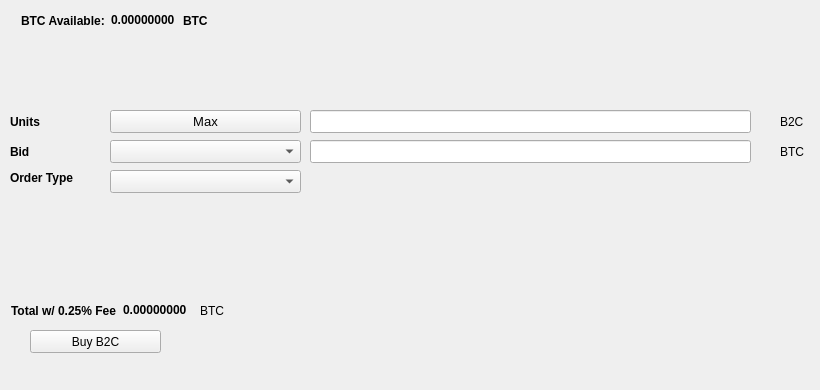
   <widget class="QWidget" name="BuyTab">
    <attribute name="title">
     <string>Buy</string>
    </attribute>
    <widget class="QPushButton" name="BuyB2C">
     <property name="geometry">
      <rect>
       <x>30</x>
       <y>330</y>
       <width>131</width>
       <height>23</height>
      </rect>
     </property>
     <property name="text">
      <string>Buy B2C</string>
     </property>
     <property name="icon">
      <iconset resource="../blackbearcoin.qrc">
       <normaloff>:/icons/bitcoin</normaloff>:/icons/bitcoin</iconset>
     </property>
    </widget>
    <widget class="QLabel" name="label_3">
     <property name="geometry">
      <rect>
       <x>10</x>
       <y>110</y>
       <width>46</width>
       <height>23</height>
      </rect>
     </property>
     <property name="font">
      <font>
       <weight>75</weight>
       <bold>true</bold>
      </font>
     </property>
     <property name="text">
      <string>Units</string>
     </property>
    </widget>
    <widget class="QLineEdit" name="UnitsInput">
     <property name="geometry">
      <rect>
       <x>310</x>
       <y>110</y>
       <width>441</width>
       <height>23</height>
      </rect>
     </property>
     <property name="font">
      <font>
       <pointsize>9</pointsize>
       <weight>75</weight>
       <bold>true</bold>
      </font>
     </property>
    </widget>
    <widget class="QLineEdit" name="BuyBidPriceEdit">
     <property name="geometry">
      <rect>
       <x>310</x>
       <y>140</y>
       <width>441</width>
       <height>23</height>
      </rect>
     </property>
     <property name="font">
      <font>
       <pointsize>9</pointsize>
       <weight>75</weight>
       <bold>true</bold>
      </font>
     </property>
    </widget>
    <widget class="QLabel" name="label_4">
     <property name="geometry">
      <rect>
       <x>780</x>
       <y>110</y>
       <width>31</width>
       <height>23</height>
      </rect>
     </property>
     <property name="text">
      <string>B2C</string>
     </property>
    </widget>
    <widget class="QLabel" name="label_5">
     <property name="geometry">
      <rect>
       <x>780</x>
       <y>140</y>
       <width>31</width>
       <height>23</height>
      </rect>
     </property>
     <property name="text">
      <string>BTC</string>
     </property>
    </widget>
    <widget class="QLabel" name="label_6">
     <property name="geometry">
      <rect>
       <x>10</x>
       <y>140</y>
       <width>46</width>
       <height>23</height>
      </rect>
     </property>
     <property name="font">
      <font>
       <weight>75</weight>
       <bold>true</bold>
      </font>
     </property>
     <property name="text">
      <string>Bid</string>
     </property>
    </widget>
    <widget class="QLabel" name="label_7">
     <property name="geometry">
      <rect>
       <x>10</x>
       <y>170</y>
       <width>91</width>
       <height>16</height>
      </rect>
     </property>
     <property name="font">
      <font>
       <weight>75</weight>
       <bold>true</bold>
      </font>
     </property>
     <property name="text">
      <string>Order Type</string>
     </property>
    </widget>
    <widget class="QPushButton" name="Buy_Max_Amount">
     <property name="geometry">
      <rect>
       <x>110</x>
       <y>110</y>
       <width>191</width>
       <height>23</height>
      </rect>
     </property>
     <property name="font">
      <font>
       <pointsize>10</pointsize>
      </font>
     </property>
     <property name="text">
      <string>Max</string>
     </property>
    </widget>
    <widget class="QComboBox" name="BuyBidcomboBox">
     <property name="geometry">
      <rect>
       <x>110</x>
       <y>140</y>
       <width>191</width>
       <height>23</height>
      </rect>
     </property>
     <property name="font">
      <font>
       <pointsize>10</pointsize>
      </font>
     </property>
    </widget>
    <widget class="QComboBox" name="buyOrdertypeCombo">
     <property name="geometry">
      <rect>
       <x>110</x>
       <y>170</y>
       <width>191</width>
       <height>23</height>
      </rect>
     </property>
     <property name="font">
      <font>
       <pointsize>10</pointsize>
      </font>
     </property>
    </widget>
    <widget class="QWidget" name="layoutWidget1">
     <property name="geometry">
      <rect>
       <x>21</x>
       <y>11</y>
       <width>227</width>
       <height>19</height>
      </rect>
     </property>
     <layout class="QHBoxLayout" name="horizontalLayout_3">
      <item>
       <widget class="QLabel" name="label232">
        <property name="font">
         <font>
          <weight>75</weight>
          <bold>true</bold>
         </font>
        </property>
        <property name="text">
         <string>BTC Available:</string>
        </property>
       </widget>
      </item>
      <item>
       <widget class="QLabel" name="BtcAvailableLbl">
        <property name="palette">
         <palette>
          <active>
           <colorrole role="WindowText">
            <brush brushstyle="SolidPattern">
             <color alpha="255">
              <red>0</red>
              <green>0</green>
              <blue>0</blue>
             </color>
            </brush>
           </colorrole>
           <colorrole role="Button">
            <brush brushstyle="SolidPattern">
             <color alpha="255">
              <red>0</red>
              <green>170</green>
              <blue>0</blue>
             </color>
            </brush>
           </colorrole>
           <colorrole role="Light">
            <brush brushstyle="SolidPattern">
             <color alpha="255">
              <red>0</red>
              <green>255</green>
              <blue>0</blue>
             </color>
            </brush>
           </colorrole>
           <colorrole role="Midlight">
            <brush brushstyle="SolidPattern">
             <color alpha="255">
              <red>0</red>
              <green>212</green>
              <blue>0</blue>
             </color>
            </brush>
           </colorrole>
           <colorrole role="Dark">
            <brush brushstyle="SolidPattern">
             <color alpha="255">
              <red>0</red>
              <green>85</green>
              <blue>0</blue>
             </color>
            </brush>
           </colorrole>
           <colorrole role="Mid">
            <brush brushstyle="SolidPattern">
             <color alpha="255">
              <red>0</red>
              <green>113</green>
              <blue>0</blue>
             </color>
            </brush>
           </colorrole>
           <colorrole role="Text">
            <brush brushstyle="SolidPattern">
             <color alpha="255">
              <red>0</red>
              <green>170</green>
              <blue>0</blue>
             </color>
            </brush>
           </colorrole>
           <colorrole role="BrightText">
            <brush brushstyle="SolidPattern">
             <color alpha="255">
              <red>255</red>
              <green>255</green>
              <blue>255</blue>
             </color>
            </brush>
           </colorrole>
           <colorrole role="ButtonText">
            <brush brushstyle="SolidPattern">
             <color alpha="255">
              <red>0</red>
              <green>0</green>
              <blue>0</blue>
             </color>
            </brush>
           </colorrole>
           <colorrole role="Base">
            <brush brushstyle="SolidPattern">
             <color alpha="255">
              <red>255</red>
              <green>255</green>
              <blue>255</blue>
             </color>
            </brush>
           </colorrole>
           <colorrole role="Window">
            <brush brushstyle="SolidPattern">
             <color alpha="255">
              <red>0</red>
              <green>170</green>
              <blue>0</blue>
             </color>
            </brush>
           </colorrole>
           <colorrole role="Shadow">
            <brush brushstyle="SolidPattern">
             <color alpha="255">
              <red>0</red>
              <green>0</green>
              <blue>0</blue>
             </color>
            </brush>
           </colorrole>
           <colorrole role="AlternateBase">
            <brush brushstyle="SolidPattern">
             <color alpha="255">
              <red>127</red>
              <green>212</green>
              <blue>127</blue>
             </color>
            </brush>
           </colorrole>
           <colorrole role="ToolTipBase">
            <brush brushstyle="SolidPattern">
             <color alpha="255">
              <red>255</red>
              <green>255</green>
              <blue>220</blue>
             </color>
            </brush>
           </colorrole>
           <colorrole role="ToolTipText">
            <brush brushstyle="SolidPattern">
             <color alpha="255">
              <red>0</red>
              <green>0</green>
              <blue>0</blue>
             </color>
            </brush>
           </colorrole>
          </active>
          <inactive>
           <colorrole role="WindowText">
            <brush brushstyle="SolidPattern">
             <color alpha="255">
              <red>0</red>
              <green>0</green>
              <blue>0</blue>
             </color>
            </brush>
           </colorrole>
           <colorrole role="Button">
            <brush brushstyle="SolidPattern">
             <color alpha="255">
              <red>0</red>
              <green>170</green>
              <blue>0</blue>
             </color>
            </brush>
           </colorrole>
           <colorrole role="Light">
            <brush brushstyle="SolidPattern">
             <color alpha="255">
              <red>0</red>
              <green>255</green>
              <blue>0</blue>
             </color>
            </brush>
           </colorrole>
           <colorrole role="Midlight">
            <brush brushstyle="SolidPattern">
             <color alpha="255">
              <red>0</red>
              <green>212</green>
              <blue>0</blue>
             </color>
            </brush>
           </colorrole>
           <colorrole role="Dark">
            <brush brushstyle="SolidPattern">
             <color alpha="255">
              <red>0</red>
              <green>85</green>
              <blue>0</blue>
             </color>
            </brush>
           </colorrole>
           <colorrole role="Mid">
            <brush brushstyle="SolidPattern">
             <color alpha="255">
              <red>0</red>
              <green>113</green>
              <blue>0</blue>
             </color>
            </brush>
           </colorrole>
           <colorrole role="Text">
            <brush brushstyle="SolidPattern">
             <color alpha="255">
              <red>0</red>
              <green>170</green>
              <blue>0</blue>
             </color>
            </brush>
           </colorrole>
           <colorrole role="BrightText">
            <brush brushstyle="SolidPattern">
             <color alpha="255">
              <red>255</red>
              <green>255</green>
              <blue>255</blue>
             </color>
            </brush>
           </colorrole>
           <colorrole role="ButtonText">
            <brush brushstyle="SolidPattern">
             <color alpha="255">
              <red>0</red>
              <green>0</green>
              <blue>0</blue>
             </color>
            </brush>
           </colorrole>
           <colorrole role="Base">
            <brush brushstyle="SolidPattern">
             <color alpha="255">
              <red>255</red>
              <green>255</green>
              <blue>255</blue>
             </color>
            </brush>
           </colorrole>
           <colorrole role="Window">
            <brush brushstyle="SolidPattern">
             <color alpha="255">
              <red>0</red>
              <green>170</green>
              <blue>0</blue>
             </color>
            </brush>
           </colorrole>
           <colorrole role="Shadow">
            <brush brushstyle="SolidPattern">
             <color alpha="255">
              <red>0</red>
              <green>0</green>
              <blue>0</blue>
             </color>
            </brush>
           </colorrole>
           <colorrole role="AlternateBase">
            <brush brushstyle="SolidPattern">
             <color alpha="255">
              <red>127</red>
              <green>212</green>
              <blue>127</blue>
             </color>
            </brush>
           </colorrole>
           <colorrole role="ToolTipBase">
            <brush brushstyle="SolidPattern">
             <color alpha="255">
              <red>255</red>
              <green>255</green>
              <blue>220</blue>
             </color>
            </brush>
           </colorrole>
           <colorrole role="ToolTipText">
            <brush brushstyle="SolidPattern">
             <color alpha="255">
              <red>0</red>
              <green>0</green>
              <blue>0</blue>
             </color>
            </brush>
           </colorrole>
          </inactive>
          <disabled>
           <colorrole role="WindowText">
            <brush brushstyle="SolidPattern">
             <color alpha="255">
              <red>0</red>
              <green>85</green>
              <blue>0</blue>
             </color>
            </brush>
           </colorrole>
           <colorrole role="Button">
            <brush brushstyle="SolidPattern">
             <color alpha="255">
              <red>0</red>
              <green>170</green>
              <blue>0</blue>
             </color>
            </brush>
           </colorrole>
           <colorrole role="Light">
            <brush brushstyle="SolidPattern">
             <color alpha="255">
              <red>0</red>
              <green>255</green>
              <blue>0</blue>
             </color>
            </brush>
           </colorrole>
           <colorrole role="Midlight">
            <brush brushstyle="SolidPattern">
             <color alpha="255">
              <red>0</red>
              <green>212</green>
              <blue>0</blue>
             </color>
            </brush>
           </colorrole>
           <colorrole role="Dark">
            <brush brushstyle="SolidPattern">
             <color alpha="255">
              <red>0</red>
              <green>85</green>
              <blue>0</blue>
             </color>
            </brush>
           </colorrole>
           <colorrole role="Mid">
            <brush brushstyle="SolidPattern">
             <color alpha="255">
              <red>0</red>
              <green>113</green>
              <blue>0</blue>
             </color>
            </brush>
           </colorrole>
           <colorrole role="Text">
            <brush brushstyle="SolidPattern">
             <color alpha="255">
              <red>0</red>
              <green>85</green>
              <blue>0</blue>
             </color>
            </brush>
           </colorrole>
           <colorrole role="BrightText">
            <brush brushstyle="SolidPattern">
             <color alpha="255">
              <red>255</red>
              <green>255</green>
              <blue>255</blue>
             </color>
            </brush>
           </colorrole>
           <colorrole role="ButtonText">
            <brush brushstyle="SolidPattern">
             <color alpha="255">
              <red>0</red>
              <green>85</green>
              <blue>0</blue>
             </color>
            </brush>
           </colorrole>
           <colorrole role="Base">
            <brush brushstyle="SolidPattern">
             <color alpha="255">
              <red>0</red>
              <green>170</green>
              <blue>0</blue>
             </color>
            </brush>
           </colorrole>
           <colorrole role="Window">
            <brush brushstyle="SolidPattern">
             <color alpha="255">
              <red>0</red>
              <green>170</green>
              <blue>0</blue>
             </color>
            </brush>
           </colorrole>
           <colorrole role="Shadow">
            <brush brushstyle="SolidPattern">
             <color alpha="255">
              <red>0</red>
              <green>0</green>
              <blue>0</blue>
             </color>
            </brush>
           </colorrole>
           <colorrole role="AlternateBase">
            <brush brushstyle="SolidPattern">
             <color alpha="255">
              <red>0</red>
              <green>170</green>
              <blue>0</blue>
             </color>
            </brush>
           </colorrole>
           <colorrole role="ToolTipBase">
            <brush brushstyle="SolidPattern">
             <color alpha="255">
              <red>255</red>
              <green>255</green>
              <blue>220</blue>
             </color>
            </brush>
           </colorrole>
           <colorrole role="ToolTipText">
            <brush brushstyle="SolidPattern">
             <color alpha="255">
              <red>0</red>
              <green>0</green>
              <blue>0</blue>
             </color>
            </brush>
           </colorrole>
          </disabled>
         </palette>
        </property>
        <property name="font">
         <font>
          <weight>75</weight>
          <bold>true</bold>
         </font>
        </property>
        <property name="text">
         <string>0.00000000</string>
        </property>
        <property name="textInteractionFlags">
         <set>Qt::LinksAccessibleByMouse|Qt::TextSelectableByKeyboard|Qt::TextSelectableByMouse</set>
        </property>
       </widget>
      </item>
      <item>
       <widget class="QLabel" name="BtcAvailableLbl_2">
        <property name="font">
         <font>
          <weight>75</weight>
          <bold>true</bold>
         </font>
        </property>
        <property name="text">
         <string>BTC</string>
        </property>
       </widget>
      </item>
     </layout>
    </widget>
    <widget class="QWidget" name="layoutWidge2">
     <property name="geometry">
      <rect>
       <x>11</x>
       <y>301</y>
       <width>259</width>
       <height>19</height>
      </rect>
     </property>
     <layout class="QHBoxLayout" name="horizontalLayout_4">
      <item>
       <widget class="QLabel" name="label_9">
        <property name="font">
         <font>
          <weight>75</weight>
          <bold>true</bold>
         </font>
        </property>
        <property name="text">
         <string>Total w/ 0.25% Fee</string>
        </property>
       </widget>
      </item>
      <item>
       <widget class="QLabel" name="BuyCostLabel">
        <property name="palette">
         <palette>
          <active>
           <colorrole role="WindowText">
            <brush brushstyle="SolidPattern">
             <color alpha="255">
              <red>0</red>
              <green>0</green>
              <blue>0</blue>
             </color>
            </brush>
           </colorrole>
           <colorrole role="Button">
            <brush brushstyle="SolidPattern">
             <color alpha="255">
              <red>0</red>
              <green>170</green>
              <blue>0</blue>
             </color>
            </brush>
           </colorrole>
           <colorrole role="Light">
            <brush brushstyle="SolidPattern">
             <color alpha="255">
              <red>0</red>
              <green>255</green>
              <blue>0</blue>
             </color>
            </brush>
           </colorrole>
           <colorrole role="Midlight">
            <brush brushstyle="SolidPattern">
             <color alpha="255">
              <red>0</red>
              <green>212</green>
              <blue>0</blue>
             </color>
            </brush>
           </colorrole>
           <colorrole role="Dark">
            <brush brushstyle="SolidPattern">
             <color alpha="255">
              <red>0</red>
              <green>85</green>
              <blue>0</blue>
             </color>
            </brush>
           </colorrole>
           <colorrole role="Mid">
            <brush brushstyle="SolidPattern">
             <color alpha="255">
              <red>0</red>
              <green>113</green>
              <blue>0</blue>
             </color>
            </brush>
           </colorrole>
           <colorrole role="Text">
            <brush brushstyle="SolidPattern">
             <color alpha="255">
              <red>0</red>
              <green>170</green>
              <blue>0</blue>
             </color>
            </brush>
           </colorrole>
           <colorrole role="BrightText">
            <brush brushstyle="SolidPattern">
             <color alpha="255">
              <red>255</red>
              <green>255</green>
              <blue>255</blue>
             </color>
            </brush>
           </colorrole>
           <colorrole role="ButtonText">
            <brush brushstyle="SolidPattern">
             <color alpha="255">
              <red>0</red>
              <green>0</green>
              <blue>0</blue>
             </color>
            </brush>
           </colorrole>
           <colorrole role="Base">
            <brush brushstyle="SolidPattern">
             <color alpha="255">
              <red>255</red>
              <green>255</green>
              <blue>255</blue>
             </color>
            </brush>
           </colorrole>
           <colorrole role="Window">
            <brush brushstyle="SolidPattern">
             <color alpha="255">
              <red>0</red>
              <green>170</green>
              <blue>0</blue>
             </color>
            </brush>
           </colorrole>
           <colorrole role="Shadow">
            <brush brushstyle="SolidPattern">
             <color alpha="255">
              <red>0</red>
              <green>0</green>
              <blue>0</blue>
             </color>
            </brush>
           </colorrole>
           <colorrole role="AlternateBase">
            <brush brushstyle="SolidPattern">
             <color alpha="255">
              <red>127</red>
              <green>212</green>
              <blue>127</blue>
             </color>
            </brush>
           </colorrole>
           <colorrole role="ToolTipBase">
            <brush brushstyle="SolidPattern">
             <color alpha="255">
              <red>255</red>
              <green>255</green>
              <blue>220</blue>
             </color>
            </brush>
           </colorrole>
           <colorrole role="ToolTipText">
            <brush brushstyle="SolidPattern">
             <color alpha="255">
              <red>0</red>
              <green>0</green>
              <blue>0</blue>
             </color>
            </brush>
           </colorrole>
          </active>
          <inactive>
           <colorrole role="WindowText">
            <brush brushstyle="SolidPattern">
             <color alpha="255">
              <red>0</red>
              <green>0</green>
              <blue>0</blue>
             </color>
            </brush>
           </colorrole>
           <colorrole role="Button">
            <brush brushstyle="SolidPattern">
             <color alpha="255">
              <red>0</red>
              <green>170</green>
              <blue>0</blue>
             </color>
            </brush>
           </colorrole>
           <colorrole role="Light">
            <brush brushstyle="SolidPattern">
             <color alpha="255">
              <red>0</red>
              <green>255</green>
              <blue>0</blue>
             </color>
            </brush>
           </colorrole>
           <colorrole role="Midlight">
            <brush brushstyle="SolidPattern">
             <color alpha="255">
              <red>0</red>
              <green>212</green>
              <blue>0</blue>
             </color>
            </brush>
           </colorrole>
           <colorrole role="Dark">
            <brush brushstyle="SolidPattern">
             <color alpha="255">
              <red>0</red>
              <green>85</green>
              <blue>0</blue>
             </color>
            </brush>
           </colorrole>
           <colorrole role="Mid">
            <brush brushstyle="SolidPattern">
             <color alpha="255">
              <red>0</red>
              <green>113</green>
              <blue>0</blue>
             </color>
            </brush>
           </colorrole>
           <colorrole role="Text">
            <brush brushstyle="SolidPattern">
             <color alpha="255">
              <red>0</red>
              <green>170</green>
              <blue>0</blue>
             </color>
            </brush>
           </colorrole>
           <colorrole role="BrightText">
            <brush brushstyle="SolidPattern">
             <color alpha="255">
              <red>255</red>
              <green>255</green>
              <blue>255</blue>
             </color>
            </brush>
           </colorrole>
           <colorrole role="ButtonText">
            <brush brushstyle="SolidPattern">
             <color alpha="255">
              <red>0</red>
              <green>0</green>
              <blue>0</blue>
             </color>
            </brush>
           </colorrole>
           <colorrole role="Base">
            <brush brushstyle="SolidPattern">
             <color alpha="255">
              <red>255</red>
              <green>255</green>
              <blue>255</blue>
             </color>
            </brush>
           </colorrole>
           <colorrole role="Window">
            <brush brushstyle="SolidPattern">
             <color alpha="255">
              <red>0</red>
              <green>170</green>
              <blue>0</blue>
             </color>
            </brush>
           </colorrole>
           <colorrole role="Shadow">
            <brush brushstyle="SolidPattern">
             <color alpha="255">
              <red>0</red>
              <green>0</green>
              <blue>0</blue>
             </color>
            </brush>
           </colorrole>
           <colorrole role="AlternateBase">
            <brush brushstyle="SolidPattern">
             <color alpha="255">
              <red>127</red>
              <green>212</green>
              <blue>127</blue>
             </color>
            </brush>
           </colorrole>
           <colorrole role="ToolTipBase">
            <brush brushstyle="SolidPattern">
             <color alpha="255">
              <red>255</red>
              <green>255</green>
              <blue>220</blue>
             </color>
            </brush>
           </colorrole>
           <colorrole role="ToolTipText">
            <brush brushstyle="SolidPattern">
             <color alpha="255">
              <red>0</red>
              <green>0</green>
              <blue>0</blue>
             </color>
            </brush>
           </colorrole>
          </inactive>
          <disabled>
           <colorrole role="WindowText">
            <brush brushstyle="SolidPattern">
             <color alpha="255">
              <red>0</red>
              <green>85</green>
              <blue>0</blue>
             </color>
            </brush>
           </colorrole>
           <colorrole role="Button">
            <brush brushstyle="SolidPattern">
             <color alpha="255">
              <red>0</red>
              <green>170</green>
              <blue>0</blue>
             </color>
            </brush>
           </colorrole>
           <colorrole role="Light">
            <brush brushstyle="SolidPattern">
             <color alpha="255">
              <red>0</red>
              <green>255</green>
              <blue>0</blue>
             </color>
            </brush>
           </colorrole>
           <colorrole role="Midlight">
            <brush brushstyle="SolidPattern">
             <color alpha="255">
              <red>0</red>
              <green>212</green>
              <blue>0</blue>
             </color>
            </brush>
           </colorrole>
           <colorrole role="Dark">
            <brush brushstyle="SolidPattern">
             <color alpha="255">
              <red>0</red>
              <green>85</green>
              <blue>0</blue>
             </color>
            </brush>
           </colorrole>
           <colorrole role="Mid">
            <brush brushstyle="SolidPattern">
             <color alpha="255">
              <red>0</red>
              <green>113</green>
              <blue>0</blue>
             </color>
            </brush>
           </colorrole>
           <colorrole role="Text">
            <brush brushstyle="SolidPattern">
             <color alpha="255">
              <red>0</red>
              <green>85</green>
              <blue>0</blue>
             </color>
            </brush>
           </colorrole>
           <colorrole role="BrightText">
            <brush brushstyle="SolidPattern">
             <color alpha="255">
              <red>255</red>
              <green>255</green>
              <blue>255</blue>
             </color>
            </brush>
           </colorrole>
           <colorrole role="ButtonText">
            <brush brushstyle="SolidPattern">
             <color alpha="255">
              <red>0</red>
              <green>85</green>
              <blue>0</blue>
             </color>
            </brush>
           </colorrole>
           <colorrole role="Base">
            <brush brushstyle="SolidPattern">
             <color alpha="255">
              <red>0</red>
              <green>170</green>
              <blue>0</blue>
             </color>
            </brush>
           </colorrole>
           <colorrole role="Window">
            <brush brushstyle="SolidPattern">
             <color alpha="255">
              <red>0</red>
              <green>170</green>
              <blue>0</blue>
             </color>
            </brush>
           </colorrole>
           <colorrole role="Shadow">
            <brush brushstyle="SolidPattern">
             <color alpha="255">
              <red>0</red>
              <green>0</green>
              <blue>0</blue>
             </color>
            </brush>
           </colorrole>
           <colorrole role="AlternateBase">
            <brush brushstyle="SolidPattern">
             <color alpha="255">
              <red>0</red>
              <green>170</green>
              <blue>0</blue>
             </color>
            </brush>
           </colorrole>
           <colorrole role="ToolTipBase">
            <brush brushstyle="SolidPattern">
             <color alpha="255">
              <red>255</red>
              <green>255</green>
              <blue>220</blue>
             </color>
            </brush>
           </colorrole>
           <colorrole role="ToolTipText">
            <brush brushstyle="SolidPattern">
             <color alpha="255">
              <red>0</red>
              <green>0</green>
              <blue>0</blue>
             </color>
            </brush>
           </colorrole>
          </disabled>
         </palette>
        </property>
        <property name="font">
         <font>
          <weight>75</weight>
          <bold>true</bold>
         </font>
        </property>
        <property name="autoFillBackground">
         <bool>false</bool>
        </property>
        <property name="text">
         <string>0.00000000</string>
        </property>
        <property name="textInteractionFlags">
         <set>Qt::LinksAccessibleByMouse|Qt::TextSelectableByMouse</set>
        </property>
       </widget>
      </item>
      <item>
       <widget class="QLabel" name="label_10">
        <property name="font">
         <font>
          <weight>50</weight>
          <bold>false</bold>
         </font>
        </property>
        <property name="text">
         <string>BTC</string>
        </property>
       </widget>
      </item>
     </layout>
    </widget>
    <widget class="QLabel" name="label_24">
     <property name="geometry">
      <rect>
       <x>460</x>
       <y>300</y>
       <width>281</width>
       <height>81</height>
      </rect>
     </property>
     <property name="text">
      <string/>
     </property>
     <property name="pixmap">
      <pixmap>:/images/bittrex</pixmap>
     </property>
    </widget>
   </widget>
